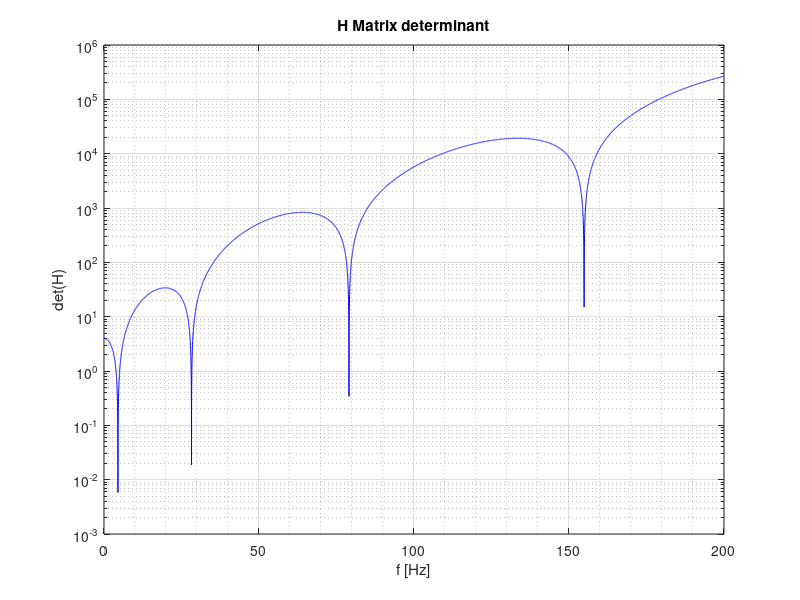
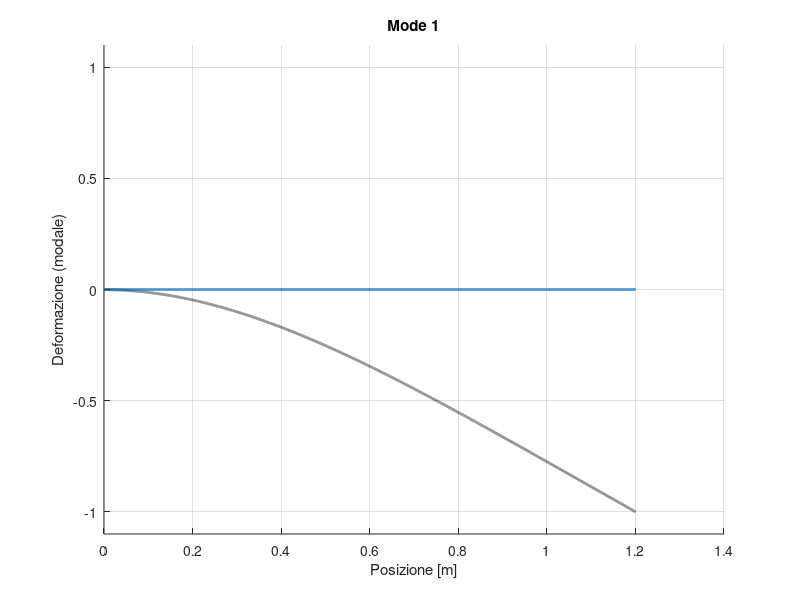

Here is the MATLAB script that generated these plots, in order: (Note: this script raises an error after producing the figures.)
clear all
close all
clc

%% BEAM 
%% Definition of the mechanical properties of the system

h = 0.008;               % thickness [m]
b = 0.04;                % width [m]
rho = 2700;             % density [kg/^3]
L = 1.2;                % beam length [m]  
E = 68e9;               % Young Modulus [Pa]
J = b*h^3/12;           % Inertia moment [m^4]
V = L*b*h;              % volume [m^3]
M = rho*V;
m = M/L; % mass [Kg]
xsi = 0.01;             % smorzamento adimensionale

% Setting the frequency range
fmax = 200;                        %[Hz]
% resolutions
n_points = 10000; 
% create frequency vectors
freq=linspace(0,fmax,n_points);    % [Hz]
omega=2*pi*freq;                   %[rad/s]


%% Calculation
% Building the matrix of the coefficients from the BCs for a cantilever
% beam
H=@(omega) [            1                                       0                                           1                                           0    ;
                        0                                       1                                           0                                           1    ;
              -cos(L*(m*omega^2/(E*J))^(1/4))        -sin(L*(m*omega^2/(E*J))^(1/4))            cosh(L*(m*omega^2/(E*J))^(1/4))             sinh(L*(m*omega^2/(E*J))^(1/4));
              sin(L*(m*omega^2/(E*J))^(1/4))         -cos(L*(m*omega^2/(E*J))^(1/4))            sinh(L*(m*omega^2/(E*J))^(1/4))             cosh(L*(m*omega^2/(E*J))^(1/4));];

% inizializzo il vettore dove inserirò il valore del determinante
dets = zeros(length(omega),1);
% calculate H matrix determinant in the frequency range
for i=1:length(omega)
    dets(i)=det(H(omega(i)));
end

% plot determinant
figure, box on
semilogy(freq,abs(dets),'-b')
hold on;
grid on;
grid minor;
ylabel('det(H)');
xlabel('f [Hz]');
title("H Matrix determinant")


%% Imposing that the determinant is null
% inizializzo il vettore dove metto gli indici per cui si annulla il
% determinate (frequenze proprie)
i_nat=[];
% trovo i minimi locali del determinante e salvo gli indici in i_nat
for i=2:length(dets)-1
    if abs(dets(i)) < abs(dets(i-1)) && abs(dets(i)) < abs(dets(i+1))
        i_nat(end+1)=i;
    end
end
% stampo a schermo le frequenze proprie
fprintf('Natural frequencies [Hz]:\n ');
disp(freq(i_nat));
% aggiungo nel plot precedente dei pallini dove ho le frequenze proprie
% plot(freq(i_nat),abs(dets(i_nat)),'or')

%% Solving the reduced system
% Ora sappiamo i valori di omega (frequenze proprie) per cui il sistema è singolare, 
% quindi possiamo risolvere il sistema ridotto per trovare i modi.

% inizializzo la matrice dove in ogni colonna metterò i modi per diverse
% frequenze proprie
X_hat = zeros(4, length(i_nat)); 

% Salvo i valori dei coefficienti quando omega è pari alla frequenza
% propria (in pratica salvo i modi) nella matrice C_hat
for i_mode = 1:length(i_nat)
    % trovo omega0 (frequenza propria)
    omega_i = omega(i_nat(i_mode));
    
    % calcolo la matrice H quando omega = omega_i (frequenza propria)
    Hi = H(omega_i);
    
    % estraggo la parte ridotta della matrice Hi (2:4, 2:4)
    Hi_hat = Hi(2:4, 2:4);  % 3x3 matrix
    Ni_hat = Hi(2:4, 1);    % 3x1 vector
    
    % Risolvo il sistema Hi_hat * Xi_hat = -Ni_hat
    % Trovo il vettore del modo di vibrare e lo aggiungo nella matrce dei modi
    X_hat(:, i_mode) = [1; -Hi_hat\Ni_hat];  % Il primo componente è 1 e gli altri sono risolti
    
end

%% Modal shapes computation
% Distretizzo l'asse della lunghezza della trave
x = linspace(0, L, n_points);  % vettore di lunghezza della trave
dx = x(2);  % distanza fra i punti

% Calcolo dei modi per ogni frequenza propria
modes_shapes = zeros(length(i_nat), length(x));  % inizializzo la matrice dei modi

for i_mode = 1:length(i_nat)
    omega_i = omega(i_nat(i_mode));  % Frequenza propria
    gamma_i = (L * m * omega_i^2 / (E * J))^(1/4);  % parametro di vibrazione gamma_i
    
    % Calcolo del modo di vibrazione per ogni punto dell'asse x
    modes_shapes(i_mode, :) = X_hat(1, i_mode) * cos(gamma_i * x) ...
                    + X_hat(2, i_mode) * sin(gamma_i * x) ...
                    + X_hat(3, i_mode) * cosh(gamma_i * x) ...
                    + X_hat(4, i_mode) * sinh(gamma_i * x);
end

% Normalizzo i modi per far sì che il massimo valore sia 1
normaliz = max(abs(modes_shapes), [], 2);  % Normalizzo per ciascun modo (per ogni riga)
modes_shapes = modes_shapes ./ normaliz;  % Normalizzazione dei modi

% Se vuoi normalizzare ogni modo separatamente per avere il primo valore pari a 1:
% phi = phi ./ phi(:,1);  % Normalizza ogni modo rispetto al primo valore



% Animation
mode = 1;

colors_p = lines(length(i_nat));  % palette colori

figure('Position', [100, 100, 1200, 500]); hold on; grid on;
title(['Mode ', num2str(mode)])
plot(x, modes_shapes(mode,:), ':k', 'LineWidth', 2)
h1 = plot(x, zeros(size(x)), 'LineWidth', 2, 'color', colors_p(mode, :));
xlabel('Posizione [m]')
ylabel('Deformazione (modale)')
ylim([-1, 1] * max(abs(modes_shapes(mode,:))) * 1.1)
% 
% Parametri dell’animazione
T = 1 / freq(i_nat(mode));     % Periodo reale della frequenza naturale
n_cycles = 4;               % Numero di cicli da animare
n_frames = 1000;             % Numero di frame totali

t = linspace(0, n_cycles*T, n_frames);  % tempo continuo

for k = 1:length(t)
    if ishandle(h1)
        w1 = modes_shapes(mode,:) * cos(2*pi*freq(i_nat(mode)) * t(k));  % uso 2πf per l'argomento del coseno
        h1.YData = w1;
        pause(T/n_frames);
    else
        return
    end
end




%% Transfer Function

% posizioni acceleroemtri
xj = [ 0.2 0.5 0.8 1.2]; %[m]
% posizione martellata
xk = 1.2; %[m]

% inizializzo la matrice da esportare
frf = zeros(length(freq),length(xj));

for ii = 1: length(xj)
    % Trova l'indice di xj nel vettore x
    [~, pos_xj] = min(abs(x - xj(ii)));
    
    % Trova l'indice di xk nel vettore x
    [~, pos_xk] = min(abs(x - xk));
    
    % modal mass vector initialization
    modal_mass = zeros(1,length(i_nat));
    
    % modal mass calculation for every mode
    for i = 1:length(i_nat)
        modal_mass(i,1) = m * trapz(x,modes_shapes(i,:).^2);
    end
    
    
    % transfer function initialization
    FRF = zeros(1,length(omega));
    
    % transfer function calculation
    for k = 1:length(omega)
        FRF(k) = 0; % inizializza a zero
        for i = 1:length(i_nat)
            FRF(k) = FRF(k) + ( ( modes_shapes(i,pos_xj) * modes_shapes(i,pos_xk) ) / modal_mass(i) ) / ...
                         ( -omega(k)^2 + 2i * xsi * omega(k) * omega(i_nat(i)) + omega(i_nat(i))^2 );
        end
    end

    % salvo la FRF nella matrice da esoportare
    frf(:,ii) = FRF.';
    
    % % transfer function calculation for single unit impulse force
    % for i = 1:length(i_nat)
    %     num = modes_shapes(i, pos_xj) * modes_shapes(i, pos_xk);
    %     den = -omega.^2 + 2i * xsi * omega * omega(i_nat(i)) + omega(i_nat(i))^2;
    %     FRF = FRF + (num / modal_mass(i)) ./ den;
    % end
    
    %% FRF plot 
    % Calcolo ampiezza e fase della FRF
    FRF_amp = abs(FRF);             % modulo
    FRF_phase = angle(FRF);         % fase in radianti

    % Crea la figura con due subplot
    figure;

    % ---- Ampiezza (semilogaritmica) ----
    subplot(2,1,1);
    semilogy(freq, FRF_amp, 'b', 'LineWidth', 2);
    grid on;
    xlabel('Frequenza [Hz]');
    ylabel('|G(j\omega)|');
    title('Funzione di Trasferimento - Ampiezza');
    xlim([0 max(freq)]);

    % ---- Fase ----
    subplot(2,1,2);
    plot(freq, FRF_phase, 'r', 'LineWidth', 2);
    grid on;
    xlabel('Frequenza [Hz]');
    ylabel('Fase [rad]');
    title('Funzione di Trasferimento - Fase');
    xlim([0 max(freq)]);
    
end

% Crea la cartella "Results" se non esiste
output_folder = 'Results\Analytic\';
if ~exist(output_folder, 'dir')
    mkdir(output_folder);
end

% Crea un suffisso col valore della martellata (xk), ad esempio "xk_1.2m"
suffix = sprintf('co-located_%.2fm', xk);

% Percorso completo del file .mat con nome dinamico
mat_path = fullfile(output_folder, ['FRF_export_' suffix '.mat']);

% Salva il file
save(mat_path, 'freq', 'frf');

% Messaggio di conferma
disp(['FRF esportata in: ', mat_path]);


% Crea un file di testo descrittivo delle posizioni
txt_path = fullfile(output_folder, ['FRF_export_' suffix '_info.txt']);
fid = fopen(txt_path, 'w');

fprintf(fid, 'Informazioni sulle posizioni per il file: %s\n\n', ['FRF_export_' suffix '.mat']);
fprintf(fid, 'Posizione forza (martellata): xk = %.3f m\n\n', xk);

fprintf(fid, 'Accelerometri:\n');
for i = 1:length(xj)
    fprintf(fid, '  Colonna %d --> Accelerometro in xj = %.3f m\n', i, xj(i));
end

fclose(fid);

% Messaggio di conferma anche per il file txt
disp(['Informazioni di posizione esportate in: ', txt_path]);
